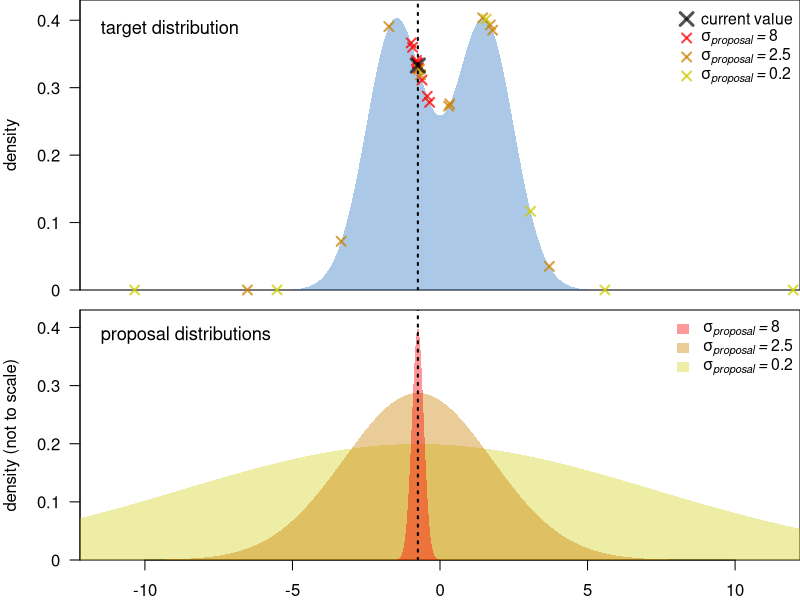

Here is the R script that generated this plot:
## ---- chunk 1
knitr::opts_chunk$set(echo = TRUE)
## ---- chunk 2

set.seed(2)
par(mfrow=c(2,1),mar = c(0.5,4,0,0), las = 1)
xd <- seq(-12.2,12.2,0.01)
yd <- dnorm(xd,-1.5,1)+dnorm(xd,1.5,1)
plot(xd,yd, xlab = "", ylab = "density",type = "n", yaxs = "i", xaxs = "i", ylim = c(0,0.43), xaxt = "n", yaxt = "n")
axis(2,seq(0,0.5,0.1), c("0",as.character(seq(0.1,0.4,0.1)),NA))
text(-11.5,0.39,"target distribution", adj = c(0,.5), cex = 1.1)

error_polygon <- function(x,en,ep,color) {
  polygon( c(x[1], x, x[length(x)], x[length(x)], rev(x), x[1]),
           c((ep)[1],ep, (ep)[length(ep)], (en)[length(en)], rev(en), (en)[1]),
           border = NA, col = color)
}

col3 <- rgb(0.8,0.8,0,.75)
col2 <- rgb(0.8,0.5,0,.75)
col1 <- rgb(1,0,0,.75)


error_polygon(xd,rep(0,length(xd)),yd,rgb(0,0.35,0.7,0.33))
p1 <- -0.75
sd3 <- p1+rnorm(10,0,0.2)
points(sd3,dnorm(sd3,-1.5,1)+dnorm(sd3,1.5,1), pch = 4, cex = 1.2, lwd = 2, col = col1, xpd = T)

sd2 <- p1+rnorm(10,0,2.5)
points(sd2,dnorm(sd2,-1.5,1)+dnorm(sd2,1.5,1), pch = 4, cex = 1.2, lwd = 2, col = col2, xpd = T)

sd1 <- p1+rnorm(10,0,8)
points(sd1,dnorm(sd1,-1.5,1)+dnorm(sd1,1.5,1), pch = 4, cex = 1.2, lwd = 2, col = col3, xpd = T)

abline(v= -0.75, lty = 3, lwd = 2)
points(-0.75,dnorm(-0.75,-1.5,1)+dnorm(-0.75,1.5,1), pch = 4, cex = 1.75, lwd = 3, col = rgb(0,0,0,0.67), xpd = T)
sigmas <- c(8,2.5,0.2)
legend("topright", as.expression(c("current value",sapply(1:3, function(x) bquote(italic(sigma["proposal"]~"="~.(sigmas[x])))))), 
       col = c(rgb(0,0,0,0.67),col1,col2,col3), border = NA, bty = "n", pch = 4, 
       pt.cex = c(1.7,1.2,1.2,1.2), pt.lwd = c(3,2,2,2), cex = 0.95)


par(mar = c(2,4,0.5,0))

plot(xd,yd, xlab = "", ylab = "density (not to scale)",type = "n", yaxs = "i", xaxs = "i", ylim = c(0,0.43), yaxt = "n")
text(-11.5,0.39,"proposal distributions", adj = c(0,.5), cex = 1.1)
axis(2,seq(0,0.5,0.1), c("0",as.character(seq(0.1,0.4,0.1)),NA))

col1 <- rgb(0.8,0.8,0,0.35)
col2 <- rgb(0.8,0.5,0,0.4)
col3 <- rgb(1,0,0,0.4)

error_polygon(xd,rep(0,length(xd)),dnorm(xd,p1,8)*4,col1)
error_polygon(xd,rep(0,length(xd)),dnorm(xd,p1,2.5)*1.8,col2)
error_polygon(xd,rep(0,length(xd)),dnorm(xd,p1,0.2)*0.2,col3)


abline(v= -0.75, lty = 3, lwd = 2)
legend("topright", as.expression(sapply(1:3, function(x) bquote(italic(sigma["proposal"]~"="~.(sigmas[x]))))), 
       fill = c(col3,col2,col1), border = NA, bty = "n", cex = 0.95)


## ---- chunk 3
weighted_var <- function(x, weights, sum_weights) {
  sum(weights*((x-sum(weights*x)/sum_weights)^2))/(sum_weights)
}
## ---- chunk 4
gradient <- function(x, coeff, sdy) { # sigma is labelled "sdy"
  A = coeff[1]
  K = coeff[2]
  M = coeff[3]
  Q = coeff[4]
  return(A + max(c(K-A,0))/((1+(exp(Q*(x-M))))) + rnorm(length(x),0,sdy))
}

loglik <- function(x, y,  coeff, sdy) {
  A = coeff[1]
  K = coeff[2]
  M = coeff[3]
  Q = coeff[4]
  pred = A + max(c(K-A,0))/((1+(exp(Q*(x-M)))))
  return(sum(dnorm(y, mean = pred, sd = sdy, log = TRUE)))
}

logprior <- function(coeff) {
  return(sum(c(
    dunif(coeff[1], -4, 40, log = TRUE),
    dunif(coeff[2], -4, 40, log = TRUE),
    dnorm(coeff[3], 45, 10, log = TRUE),
    dlnorm(coeff[4], -2, 1, log = TRUE))))
}

logposterior <- function(x, y, coeff, sdy){
  return (loglik(x, y, coeff, sdy) + logprior(coeff))
}

## ---- chunk 5
MH_propose <- function(coeff, proposal_sd){
  return(rnorm(4,mean = 0.95*coeff, sd= proposal_sd)+rnorm(4,mean = 0.05*coeff, sd= 0.01))
}
## ---- chunk 6
# Main MCMCM function
run_MCMC <- function(x, y, coeff_inits, sdy_init, nIter, proposal_sd_init = rep(5,4), 
                     nAdapt = 5000, adaptation_decay = 500){
  ### Initialisation
  coefficients = array(dim = c(nIter,4)) # set up array to store coefficients
  coefficients[1,] = coeff_inits # initialise coefficients
  sdy = rep(NA_real_,nIter) # set up vector to store sdy
  sdy[1] = sdy_init # intialise sdy
  A_sdy = 3 # parameter for the prior on the inverse gamma distribution of sdy
  B_sdy = 0.1 # parameter for the prior on the inverse gamma distribution of sdy
  n <- length(y)
  shape_sdy <- A_sdy+n/2 # shape parameter for the inverse gamma
  sd_it <- 1 # iteration index for the proposal standard deviation
  coeff_sd <- array(NA_real_,dim = c(nAdapt,4)) # array to store proposal SDs
  coeff_sd[1:3,] <- proposal_sd_init # proposal SDs before adaptation
  # pre-define exp. decaying weights for weighted variance
  allWeights <- exp((-(nAdapt-2)):0/adaptation_decay) 
  accept <- rep(NA,nIter) # vector to store the acceptance or rejection of proposals
  ### The MCMC loop
  for (i in 2:nIter){

   ## 1. Gibbs step to estimate sdy
    sdy[i] = sqrt(1/rgamma(
      1,shape_sdy,B_sdy+0.5*sum((y-gradient(x,coefficients[i-1,],0))^2)))

   ## 2. Metropolis-Hastings step to estimate the regression coefficients
    proposal = MH_propose(coefficients[i-1,],coeff_sd[sd_it,]) # new proposed values
    if(any(proposal[4] <= 0)) HR = 0 else {# Q and nu need to be >0
      # Hasting's ratio of the proposal
      HR = exp(logposterior(x = x, y = y, coeff = proposal, sdy = sdy[i]) -
                 logposterior(x = x, y = y, coeff = coefficients[i-1,], sdy = sdy[i]))}

    #if(gradient(65, proposal,0) >10) HR = 0
    # accept proposal with probability = min(HR,1)
    if (runif(1) < HR){
      accept[i] <- 1
      coefficients[i,] = proposal
      # if proposal is rejected, keep the values from the previous iteration
    }else{
      accept[i] <- 0
      coefficients[i,] = coefficients[i-1,]
    }
    # Adaptation of proposal SD
    if(i < nAdapt){ # stop adaptation after nAdapt iterations
    if(i>=3) {
    weights = allWeights[(nAdapt-i+2):nAdapt-1] # select weights for current iteration
    sum_weights = sum(weights) 
    weighted_var_coeff <- apply(coefficients[2:i,], 2, # calculate weighted variance
          function(f) weighted_var(
          f, weights = weights, sum_weights = sum_weights))


    for(v in 1:4) {if(weighted_var_coeff[v]==0)   { # 
              coeff_sd[i+1,v] <- sqrt(coeff_sd[i,v]^2/10)
      } else  coeff_sd[i+1,v] <- 2.4 * sqrt(weighted_var_coeff[v])
    }                   
                           
    }
    sd_it <- i+1
    }
  } # end of the MCMC loop

  ###  Function output
  output = list(data.frame(A = coefficients[,1],
                           K = coefficients[,2],
                           M = coefficients[,3],
                           Q = coefficients[,4],
                           sdy = sdy),
                coeff_sd,
                accept)
  return(output)
}
## ---- chunk 7
### Taking samples
set.seed(9)
sample_lat <- runif(10,0,90)
sample_data <- data.frame(
  x = sample_lat, 
  y = gradient(x = sample_lat, coeff = c(-2.0, 28, 41, 0.1), sd = 2))

### Analysis
nIter <- 100000
print(system.time({m7 <- run_MCMC(x = sample_data$x, y = sample_data$y,
                                 coeff_inits = c(0,30,45,0.2), sdy_init = 4, 
                                 nIter = nIter, nAdapt = 5000, adaptation_decay =1000,
                                 proposal_sd_init = c(1,1,1,0.1))}))

